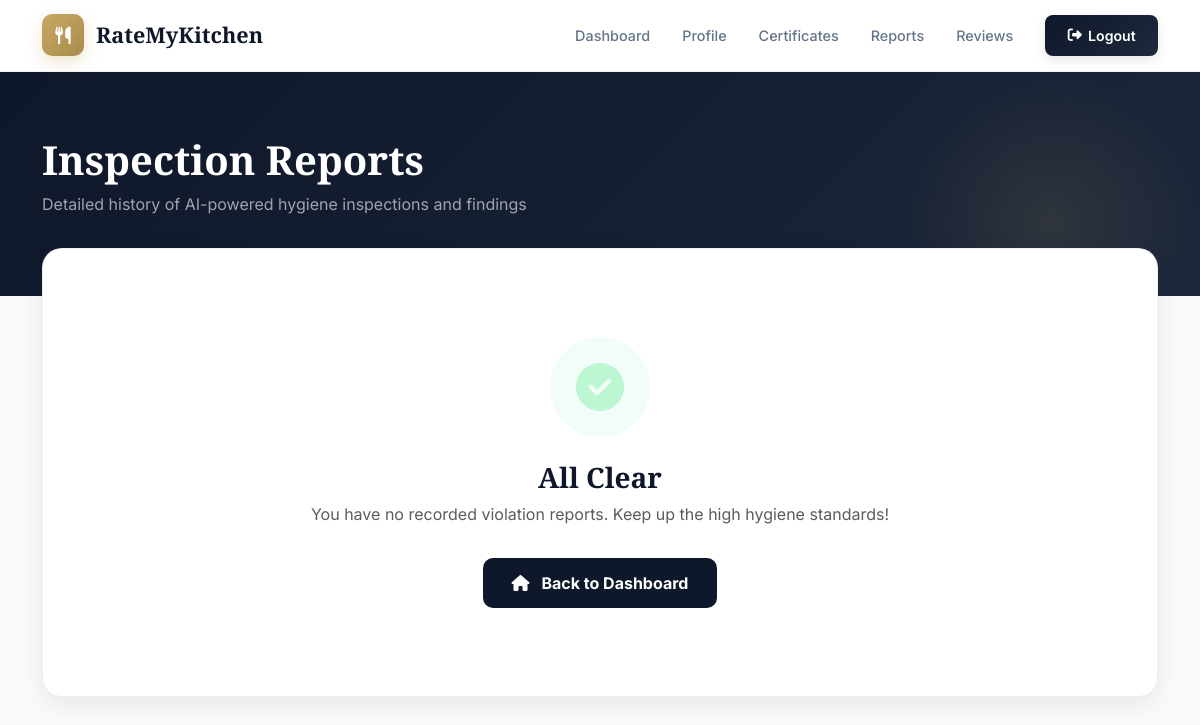
Page /User/reports/ (signed in) on the earlier database version.
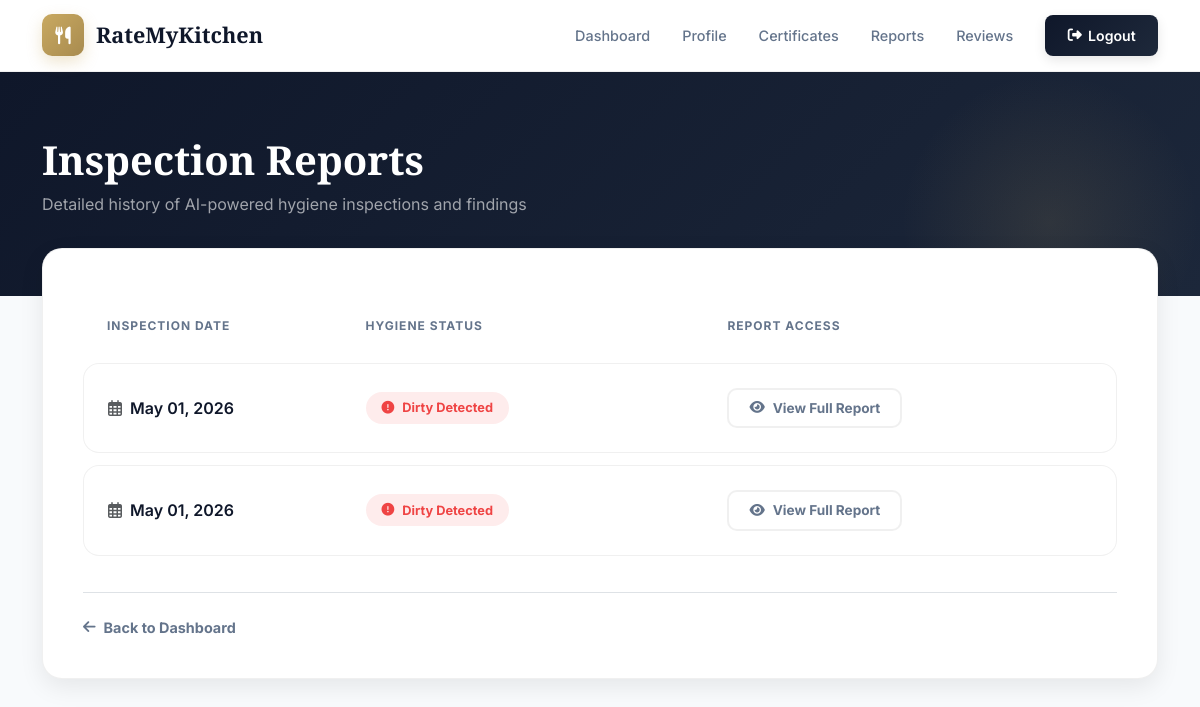
Same page on the later database version.
### User/models.py (models this page shows, shortened)
class HygieneViolation(models.Model):
    hotel = models.ForeignKey(tbl_hotel, on_delete=models.CASCADE)
    issue_date = models.DateTimeField(auto_now_add=True)
    hygiene_status = models.CharField(max_length=50)  # "Dirty" or "Moderately Clean"
    complaint = models.ForeignKey('PublicComplaint', on_delete=models.CASCADE, null=True, blank=True)
    pdf_file = models.FileField(upload_to='violation_reports/', null=True, blank=True)
    fine_amount = models.DecimalField(max_digits=10, decimal_places=2, default=0.00)

### User/views.py (the view)
# urls.py: path('reports/', views.view_all_reports, name='view_all_reports'),
def view_all_reports(request):
    hotel = _require_hotel(request)
    if not hotel:
        return redirect("guest:login")
    reports = HygieneViolation.objects.filter(hotel=hotel).order_by('-issue_date')
    return render(request, 'User/Reports.html', {'reports': reports, 'hotel': hotel})

### User/views.py (called while the page is built)
def _require_hotel(request):
    hid = request.session.get("hid")
    if not hid:
        return None
    try:
        return tbl_hotel.objects.get(id=hid)
    except tbl_hotel.DoesNotExist:
        return None

### templates/User/Reports.html (shortened to what this page needs)
{% extends "User/Header.html" %}
{% block content %}
<div class="page-banner">
    <div class="container banner-content" data-aos="fade-up">
        <h1 class="banner-title">Inspection Reports</h1>
        <p class="banner-subtitle">Detailed history of AI-powered hygiene inspections and findings</p>
    </div>
</div>
<div class="container" style="margin-top: -3rem; position: relative; z-index: 5;">
    <div class="clean-card" data-aos="fade-up" data-aos-delay="100">
        {% if reports %}
        <div class="table-responsive">
            <table class="premium-table">
                <thead>
                    <tr>
                        <th style="width: 25%">Inspection Date</th>
                        <th style="width: 35%">Hygiene Status</th>
                        <th style="width: 40%">Report Access</th>
                    </tr>
                </thead>
                <tbody>
                    {% for report in reports %}
                    <tr data-aos="fade-up">
                        <td style="font-weight: 600; color: var(--dark);">
                            <div class="d-flex align-items-center gap-2">
                                <i class="far fa-calendar-alt text-muted"></i>
                                {{ report.issue_date|date:"F d, Y" }}
                            </div>
                        </td>
                        <td>
                            <span class="status-pill {% if report.hygiene_status == 'Dirty' %}status-dirty{% else %}status-moderate{% endif %}">
                                <i class="fas fa-exclamation-circle"></i>
                                {{ report.hygiene_status }} Detected
                            </span>
                        </td>
                        <td>
                            {% if report.pdf_file or report.hygiene_status %}
                            <a href="/User/view-report/{{ report.id }}/" class="btn-action">
                                <i class="fas fa-eye"></i> View Full Report
                            </a>
                            {% else %}
                            <span class="text-muted small fw-600"><i class="fas fa-spinner fa-spin me-2"></i>Generating...</span>
                            {% endif %}
                        </td>
                    </tr>
                    {% endfor %}
                </tbody>
            </table>
        </div>
        {% else %}
        <div class="text-center py-5">
            <div style="width: 100px; height: 100px; background: rgba(16,185,129,0.05); border-radius: 50%; display: inline-flex; align-items: center; justify-content: center; font-size: 3rem; color: #bbf7d0; margin-bottom: 1.5rem;">
                <i class="fas fa-check-circle"></i>
            </div>
            <h3 style="color: var(--dark); font-weight: 800;">All Clear</h3>
            <p class="text-muted">You have no recorded violation reports. Keep up the high hygiene standards!</p>
            <a href="/User/homepage/" class="btn mt-3" style="background: var(--dark); color: white; padding: 0.75rem 1.75rem; border-radius: 10px; font-weight: 700; text-decoration: none;">
                <i class="fas fa-home me-2"></i> Back to Dashboard
            </a>
        </div>
        {% endif %}
        {% if reports %}
        <div class="mt-4 pt-4 border-top">
            <a href="/User/homepage/" style="color: var(--text-sub); font-weight: 700; text-decoration: none; font-size: 0.9rem; display: flex; align-items: center; gap: 0.5rem;">
                <i class="fas fa-arrow-left"></i> Back to Dashboard
            </a>
        </div>
        {% endif %}
    </div>
</div>
{% endblock %}

Differences in the rows shown:
added HygieneViolation: issue_date "May 01, 2026", hygiene_status "Dirty"
added HygieneViolation: issue_date "May 01, 2026", hygiene_status "Dirty"
Other differences:
text no longer shown: "All Clear You have no recorded violation reports. Keep up the high hygiene standards!"
text now shown: "INSPECTION DATE HYGIENE STATUS REPORT ACCESS"
